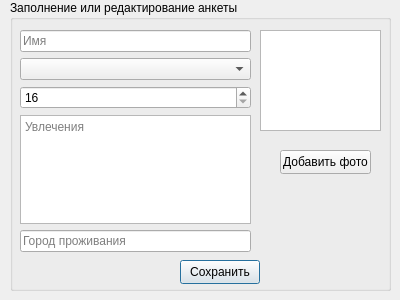
<?xml version="1.0" encoding="UTF-8"?>
<ui version="4.0">
 <class>Second</class>
 <widget class="QDialog" name="Second">
  <property name="geometry">
   <rect>
    <x>0</x>
    <y>0</y>
    <width>400</width>
    <height>300</height>
   </rect>
  </property>
  <property name="windowTitle">
   <string>Dialog</string>
  </property>
  <widget class="QGroupBox" name="groupBox">
   <property name="geometry">
    <rect>
     <x>10</x>
     <y>0</y>
     <width>381</width>
     <height>291</height>
    </rect>
   </property>
   <property name="title">
    <string>Заполнение или редактирование анкеты</string>
   </property>
   <widget class="QPushButton" name="onSaveData">
    <property name="geometry">
     <rect>
      <x>170</x>
      <y>260</y>
      <width>80</width>
      <height>24</height>
     </rect>
    </property>
    <property name="text">
     <string>Сохранить</string>
    </property>
   </widget>
   <widget class="QPushButton" name="onLoadPhoto">
    <property name="geometry">
     <rect>
      <x>270</x>
      <y>150</y>
      <width>91</width>
      <height>24</height>
     </rect>
    </property>
    <property name="text">
     <string>Добавить фото</string>
    </property>
   </widget>
   <widget class="QGraphicsView" name="graphicsView">
    <property name="geometry">
     <rect>
      <x>250</x>
      <y>30</y>
      <width>121</width>
      <height>101</height>
     </rect>
    </property>
   </widget>
   <widget class="QWidget" name="layoutWidget">
    <property name="geometry">
     <rect>
      <x>10</x>
      <y>30</y>
      <width>231</width>
      <height>222</height>
     </rect>
    </property>
    <layout class="QVBoxLayout" name="verticalLayout">
     <item>
      <widget class="QLineEdit" name="lineEdit">
       <property name="text">
        <string/>
       </property>
       <property name="placeholderText">
        <string>Имя</string>
       </property>
      </widget>
     </item>
     <item>
      <widget class="QComboBox" name="comboBox">
       <property name="placeholderText">
        <string>Пол</string>
       </property>
       <item>
        <property name="text">
         <string>Мужской</string>
        </property>
       </item>
       <item>
        <property name="text">
         <string>Женский</string>
        </property>
       </item>
      </widget>
     </item>
     <item>
      <widget class="QSpinBox" name="spinBox">
       <property name="minimum">
        <number>16</number>
       </property>
      </widget>
     </item>
     <item>
      <widget class="QTextEdit" name="textEdit">
       <property name="placeholderText">
        <string>Увлечения</string>
       </property>
      </widget>
     </item>
     <item>
      <widget class="QLineEdit" name="lineEdit_4">
       <property name="text">
        <string/>
       </property>
       <property name="placeholderText">
        <string>Город проживания</string>
       </property>
      </widget>
     </item>
    </layout>
   </widget>
  </widget>
 </widget>
 <resources/>
 <connections/>
</ui>
